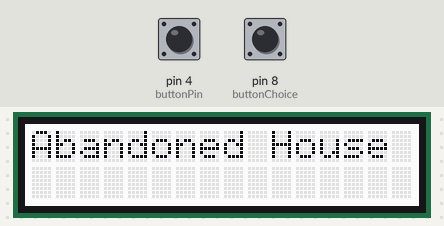
Bench run of a sketch on a simulated Arduino Uno, built with avr-gcc and run on an emulated ATmega328P. Parts: 16×2 character LCD. The test bench sets the inputs (shaded band); at power-on: pin 4 (buttonPin) LOW, pin 8 (buttonChoice) LOW. What the sketch prints to the serial monitor is not drawn.

Above: at 1.2 s.
1.3 s: pin 4 (buttonPin) pulled HIGH for 0.15 s
At 2.5 s:
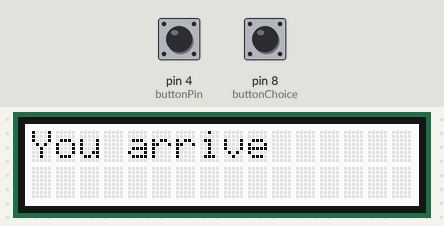
2.9 s: pin 4 (buttonPin) pulled HIGH for 1 s
At 4.0 s:
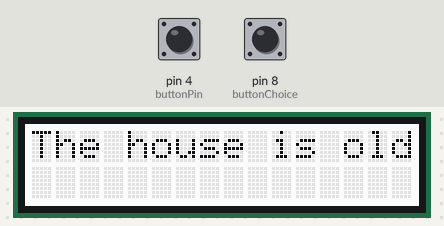
5.4 s: pin 4 (buttonPin) pulled HIGH for 0.15 s
At 5.8 s:
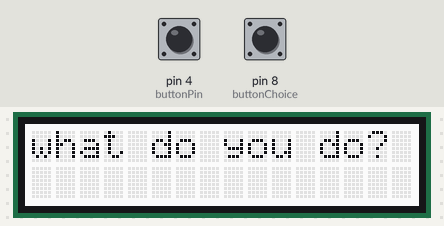
7.0 s: pin 4 (buttonPin) pulled HIGH for 3.2 s
At 8.2 s:
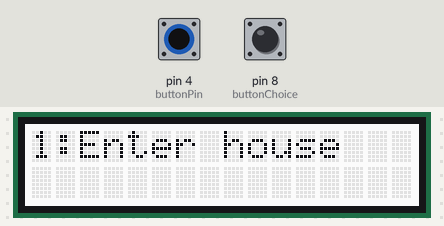
11.7 s: pin 4 (buttonPin) pulled HIGH for 0.15 s
At 12.1 s:
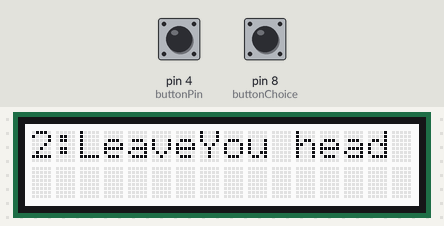
13.3 s: pin 4 (buttonPin) pulled HIGH for 1 s
At 14.2 s:
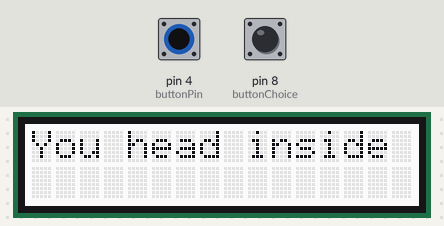
Timing chart, 0 to 16.3 s (numbered marks = the images above; inputs shaded):
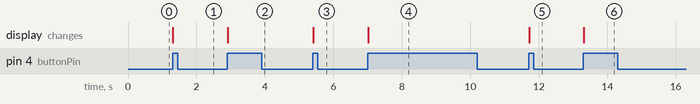

The sketch:

DT1.0.ino
```cpp
#include <Wire.h>
#include "rgb_lcd.h"

rgb_lcd lcd;

const byte buttonPin = 4;
const byte buttonChoice = 8;

int buttonPushCounter = 0;
boolean buttonState = LOW;
boolean buttonState2 =LOW;
boolean lastButtonState = LOW;
boolean lastButtonState2 = LOW;


void setup()
{
  Serial.begin(9600);
  lcd.begin(16, 2);

  lcd.print("Abandoned House");

  pinMode(buttonPin, INPUT);
  pinMode(buttonChoice, INPUT);

}


void loop()
{

  buttonState = digitalRead(buttonPin);
  buttonState2 = digitalRead(buttonChoice);

  if (buttonState != lastButtonState)
  {
    if (buttonState == HIGH)
    {


      buttonPushCounter++;
      lcd.clear();
      if (buttonPushCounter > 22)

      {
        buttonPushCounter = 1;
      }
      Serial.println(buttonPushCounter);
      switch (buttonPushCounter)
      {
        case 0:
          lcd.print("Abandoned House");
          break;
        case 1:
          lcd.print("You arrive");
          break;
        case 2:
          lcd.print("The house is old");
          break;
        case 3:
          lcd.print("what do you do?");
          break;
         case 4:
          lcd.print("1:Enter house");
          break;
         case 5:

          lcd.print("2:Leave");


         if (buttonState2 == HIGH)
        {
            lcd.print("Trail goes cold");
            break;
        }

         case 6:
          lcd.print("You head inside");
          break;
         case 7:
          lcd.print("you hear a noise");
          break;
         case 8:
          lcd.print("1:Check sound");
          break;
         case 9:
          lcd.print("2:Check upstairs");
          break;
           case 10:
          lcd.print("Sounds get louder");
          break;
         case 11:
          lcd.print("From the kicthen");
          break;
           case 12:
          lcd.print("what now?");
          break;
         case 13:
          lcd.print("1:Investigate");
          break;
           case 14:
          lcd.print("2:Explore more");
          break;
         case 15:
          lcd.print("You see a shadow");
          break;
           case 16:
          lcd.print("You freeze");
          break;
         case 17:
          lcd.print("1:Chase after it");
          break;
           case 18:
          lcd.print("2:run away");
          break;
         case 19:
          lcd.print("Its your dog");
          break;
           case 20:
          lcd.print("You sigh with relief");
          break;
           case 21:
          lcd.print("You Leave");
          break;
         case 22:
          lcd.print("The End");
          break;
      }
    }

    lastButtonState = buttonState;
    lastButtonState2 = buttonState2;

  }
}
```

Measured:
- after the input at 1.3 s, the display: changes at once (image 1)
- after the input at 2.9 s, the display: changes at once (image 2)
- after the input at 5.4 s, the display: changes at once (image 3)
- after the input at 7.0 s, the display: changes at once (image 4)
- after the input at 11.7 s, the display: changes at once (image 5)
- after the input at 13.3 s, the display: changes at once (image 6)
